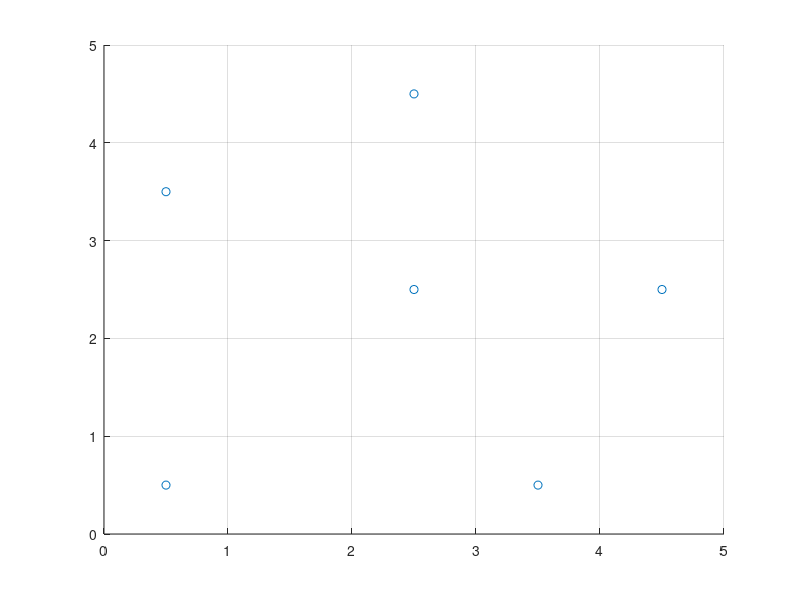

The MATLAB source for this figure:
function [N,E]=astar_testdata()
N=[0.5 0.5;0.5 3.5;2.5 2.5;2.5 4.5;4.5 2.5;3.5 0.5];
E=[0 3 2*sqrt(2) 0 0 0;...
    3 0 0 sqrt(5) 0 0;...
    2*sqrt(2) 0 0 2 2 0;...
    0 sqrt(5) 2 0 0 0;...
    0 0 2 0 0 0;
    0 0 0 0 0 0];
scatter(N(:,1),N(:,2));
grid on;
end
